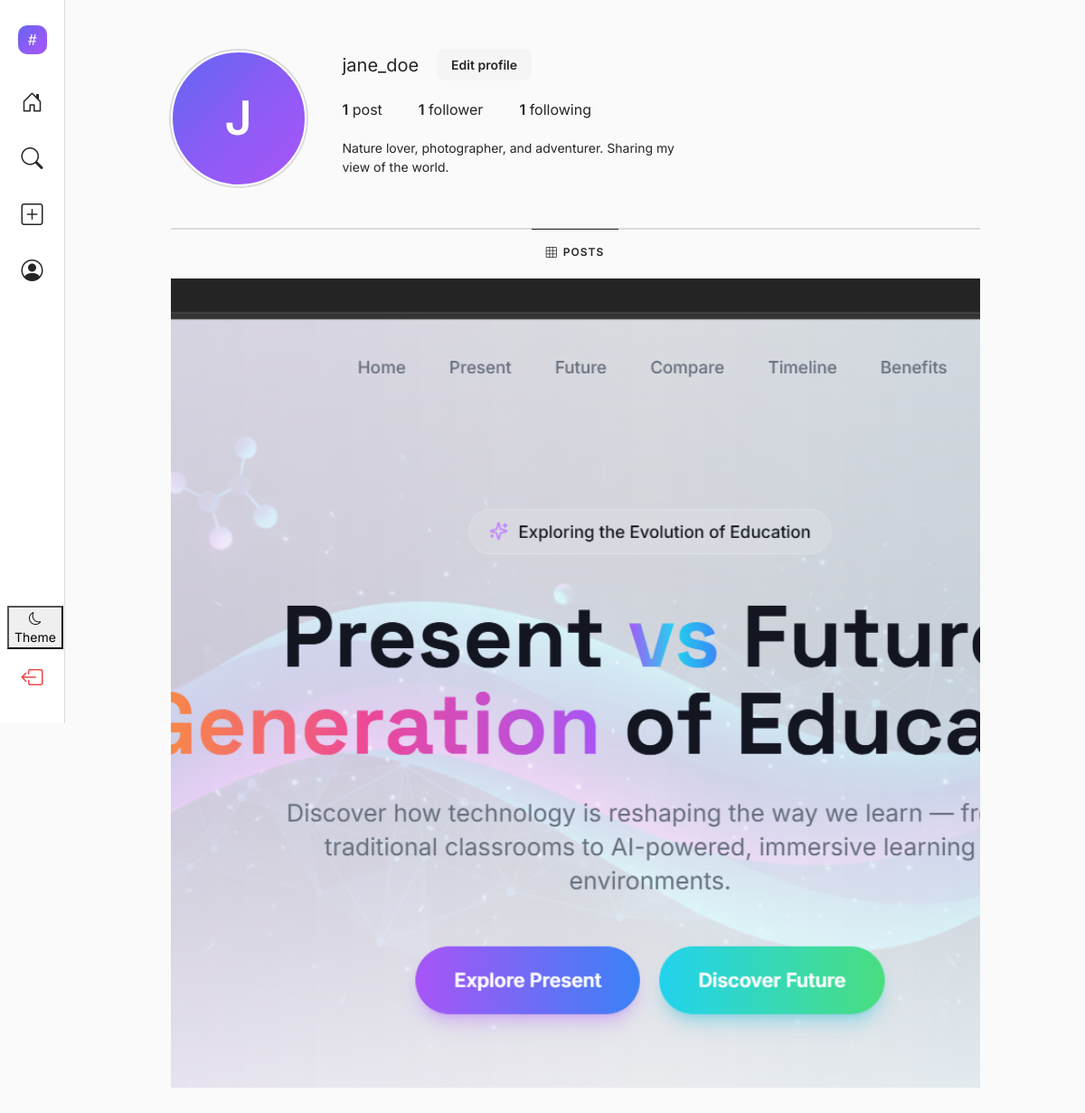
Page /profile/jane_doe/ (signed in) on the earlier database version.
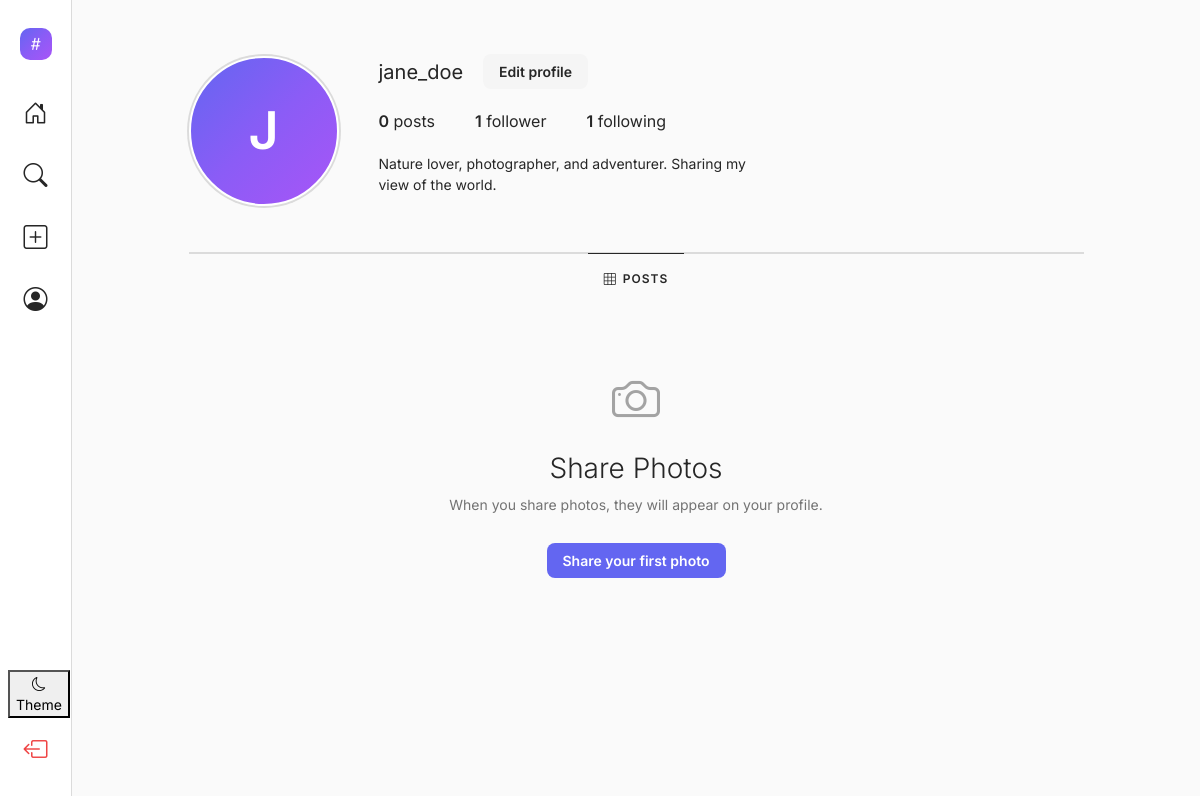
Same page on the later database version.
### app/models.py (models this page shows, shortened)
class Post(models.Model):
    user = models.ForeignKey(User, on_delete=models.CASCADE, related_name='posts')
    image = models.ImageField(upload_to='posts/')
    caption = models.TextField(max_length=2200, blank=True)
    created_at = models.DateTimeField(auto_now_add=True)
    class Meta:
        ordering = ['-created_at']

### app/views.py (the view)
# urls.py: path('profile/<str:username>/', views.profile, name='profile'),
@login_required
def profile(request, username):
    profile_user = get_object_or_404(User, username=username)
    posts = profile_user.posts.all()
    is_following = Follow.objects.filter(follower=request.user, following=profile_user).exists()
    context = {
        'profile_user': profile_user,
        'profile': profile_user.profile,
        'posts': posts,
        'is_following': is_following,
    }
    return render(request, 'profile.html', context)

### app/models.py (called while the page is built)
    @property
    def followers_count(self):
        return self.user.followers.count()

    @property
    def following_count(self):
        return self.user.following.count()

### templates/profile.html (shortened to what this page needs)
{% extends 'base.html' %}
{% block content %}
<div class="profile-container">
    <div class="profile-top">
        <div class="profile-avatar-col">
            <div class="avatar-ring{% if not profile.profile_pic %} no-story{% endif %}">
                {% if profile.profile_pic %}
                <img src="{{ profile.profile_pic.url }}" alt="{{ profile_user.username }}" class="avatar avatar-xl">
                {% else %}
                <div class="avatar-fallback xl">{{ profile_user.username|slice:":1"|upper }}</div>
                {% endif %}
            </div>
        </div>
        <div class="profile-info-col">
            <div class="profile-name-row">
                <h1>{{ profile_user.username }}</h1>
                <div class="profile-action-btns">
                    {% if profile_user == request.user %}
                    <a href="{% url 'edit_profile' %}" class="btn-secondary-custom">Edit profile</a>
                    {% else %}
                    <a href="{% url 'follow_user' profile_user.username %}" class="btn-follow {% if is_following %}following{% else %}not-following{% endif %}">
                        {% if is_following %}Following{% else %}Follow{% endif %}
                    </a>
                    {% endif %}
                </div>
            </div>
            <div class="profile-stats-row">
                <div class="stat"><strong>{{ posts.count }}</strong> post{{ posts.count|pluralize }}</div>
                <div class="stat"><strong>{{ profile.followers_count }}</strong> follower{{ profile.followers_count|pluralize }}</div>
                <div class="stat"><strong>{{ profile.following_count }}</strong> following</div>
            </div>
            {% if profile.bio %}
            <div class="profile-bio">{{ profile.bio }}</div>
            {% endif %}
        </div>
    </div>
    <div class="profile-tab-bar">
        <div class="profile-tab active">
            <i class="bi bi-grid-3x3"></i> Posts
        </div>
    </div>
    {% if not posts %}
    <div class="profile-empty">
        <i class="bi bi-camera"></i>
        <h3>{% if profile_user == request.user %}Share Photos{% else %}No Posts Yet{% endif %}</h3>
        <p>{% if profile_user == request.user %}When you share photos, they will appear on your profile.{% else %}When {{ profile_user.username }} shares photos, they will appear here.{% endif %}</p>
        {% if profile_user == request.user %}
        <a href="{% url 'create_post' %}" class="btn-primary-custom" style="margin-top:12px">Share your first photo</a>
        {% endif %}
    </div>
    {% else %}
    <div class="profile-grid">
        {% for post in posts %}
        <div class="grid-item">
            <img src="{{ post.image.url }}" alt="">
        </div>
        {% endfor %}
    </div>
    {% endif %}
</div>
{% endblock %}

Differences in the rows shown:
removed Post: image (picture)
Other differences:
{{ posts.count }}: "1" → "0"
text now shown: "Share Photos When you share photos, they will appear on your profile. Share your first photo"
